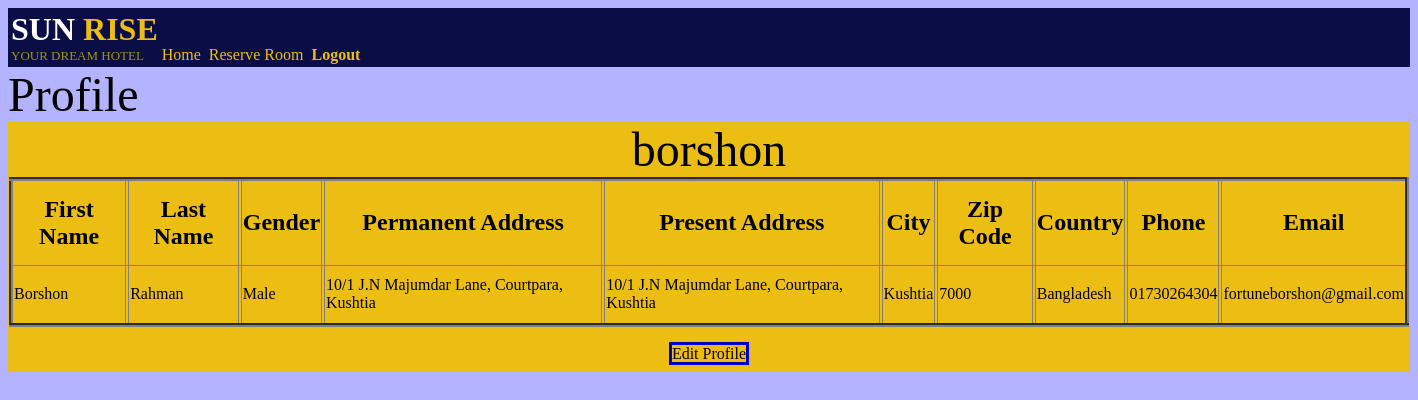
Page /views/client_dashboard.php (signed in) on the earlier database version.
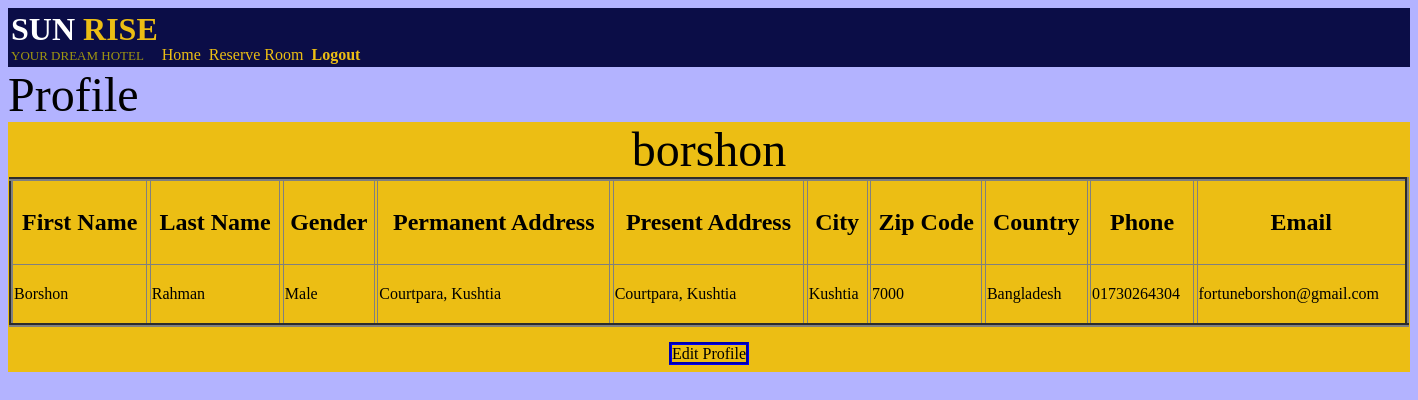
Same page on the later database version.
### tables this page shows
CREATE TABLE `users` (
  `SN` int(8) NOT NULL,
  `user_name` varchar(30) NOT NULL,
  `status` varchar(20) NOT NULL,
  `fname` varchar(50) NOT NULL,
  `lname` varchar(50) NOT NULL,
  `gender` varchar(8) NOT NULL,
  `permanent_adrs` varchar(100) NOT NULL,
  `present_adrs` varchar(100) NOT NULL,
  `city` varchar(15) NOT NULL,
  `zip_code` varchar(10) NOT NULL,
  `country` varchar(20) NOT NULL,
  `phone` varchar(15) NOT NULL,
  `email` varchar(100) NOT NULL
);

### models/db_connect.php (called while the page is built, shortened)
<?php
	$serverName = "localhost";
	$userName = "root";
	$password = "";
	$dbName = "sunrise_hotel";
	function get($query)
	{
		global $serverName;
		global $userName;
		global $password;
		global $dbName;
		$connection = mysqli_connect($serverName, $userName, $password, $dbName);
		$result = mysqli_query($connection, $query);
		return $result;
	}
?>

### controller/user_controller.php (called while the page is built, shortened)
<?php
	require "../models/db_connect.php";
	function user_details($uname)
	{
		$query = "SELECT * FROM users WHERE user_name='$uname'";
		$result = get($query);
		return $result;
	}
?>

### views/client_dashboard.php (the view, shortened to what this page needs)
<?php
	$user = $_SESSION['loggedinuser'];
	require "../controller/user_controller.php";
	$information = user_details($user);
?>
<html>
	<head>
	</head>
	<body style="background-color: rgb(179, 179, 255);">
		<div style="background-color: rgb(11, 13, 71);">
		<table>
			<tr>
				<td><a href="../index.php" style="text-decoration: none;"><font size="6" style="font-family: Times New Roman; color: white;"><b>SUN</b></font><font size="6" style="font-family: Times New Roman; color: rgb(236,190,20);"><b> RISE</b></font><br>
					<font size="2" style="font-family: verdana; color: rgb(160,150,16);">YOUR DREAM HOTEL</font></a>
				</td>
				<td valign="bottom"><a href="../index.php" style="text-decoration: none;"><font style="color: rgb(236,190,20);">Home</font></a></td>
				<td></td>
				<td valign="bottom"><a href="javascript:;" onclick="room_reserve();" style="text-decoration: none;"><font style="color: rgb(236,190,20);">Reserve Room</font></a></td>
				<td></td>
				<td valign="bottom"><a href="../controller/logout.php" style="text-decoration: none;"><font style="color: rgb(236,190,20);"><b>Logout</b></font></a></td>
			</tr>
		</table>
		</div>
		<div>
			<font size="10" style="text-align: center;">Profile</font>
			<div style="background-color: rgb(236,190,20); height: 250px; text-align: center;">
				<a href="client_dashboard.php" style="text-decoration: none; color: black;"><font size="8"><?php foreach($information as $info) {echo $info["user_name"];} ?></font></a>
				<table align="center" border="4" style="width: 1400px; height: 150px; border-collapse: collapse;">
					<tr>
						<th><font size="5">First Name</font></th>
						<th></th>
						<th><font size="5">Last Name</font></th>
						<th></th>
						<th><font size="5">Gender</font></th>
						<th></th>
						<th><font size="5">Permanent Address</font></th>
						<th></th>
						<th><font size="5">Present Address</font></th>
						<th></th>
						<th><font size="5">City</font></th>
						<th></th>
						<th><font size="5">Zip Code</font></th>
						<th></th>
						<th><font size="5">Country</font></th>
						<th></th>
						<th><font size="5">Phone</font></th>
						<th></th>
						<th><font size="5">Email</font></th>
					</tr>
					<?php
						foreach($information as $info)
						{
							echo "<tr>";
							echo "<td>".$info["fname"]."</td>";
							echo "<td></td>";
							echo "<td>".$info["lname"]."</td>";
							echo "<td></td>";
							echo "<td>".$info["gender"]."</td>";
							echo "<td></td>";
							echo "<td>".$info["permanent_adrs"]."</td>";
							echo "<td></td>";
							echo "<td>".$info["present_adrs"]."</td>";
							echo "<td></td>";
							echo "<td>".$info["city"]."</td>";
							echo "<td></td>";
							echo "<td>".$info["zip_code"]."</td>";
							echo "<td></td>";
							echo "<td>".$info["country"]."</td>";
							echo "<td></td>";
							echo "<td>".$info["phone"]."</td>";
							echo "<td></td>";
							echo "<td>".$info["email"]."</td>";
							echo "</tr>";
						}
					?>
				</table><br>
				<a href="client_profile_edit.php" style="text-decoration: none; color: black; border-style: groove; border-color: blue;"><span>Edit Profile</span></a>
			</div>
		</div><br>
	</body>
</html>

Differences in the rows shown:
changed users "borshon": permanent_adrs "10/1 J.N Majumdar Lane, Courtpara, Kushtia" → "Courtpara, Kushtia"; present_adrs "10/1 J.N Majumdar Lane, Courtpara, Kushtia" → "Courtpara, Kushtia"
